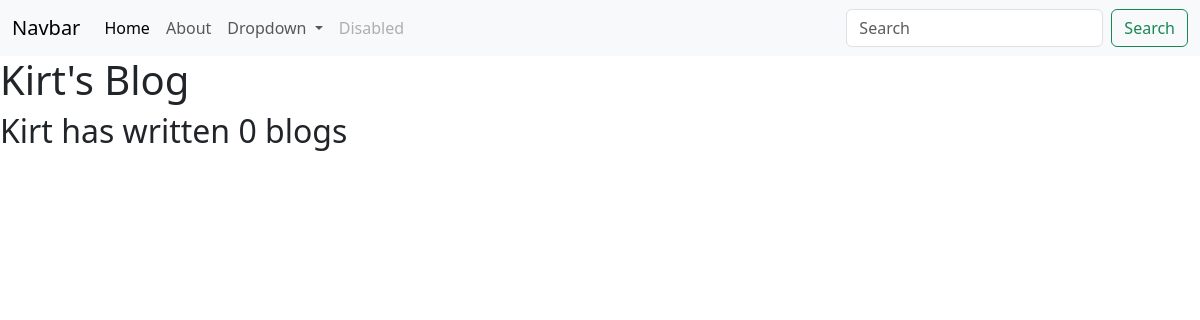
/blog, run on an earlier commit of the app's database.
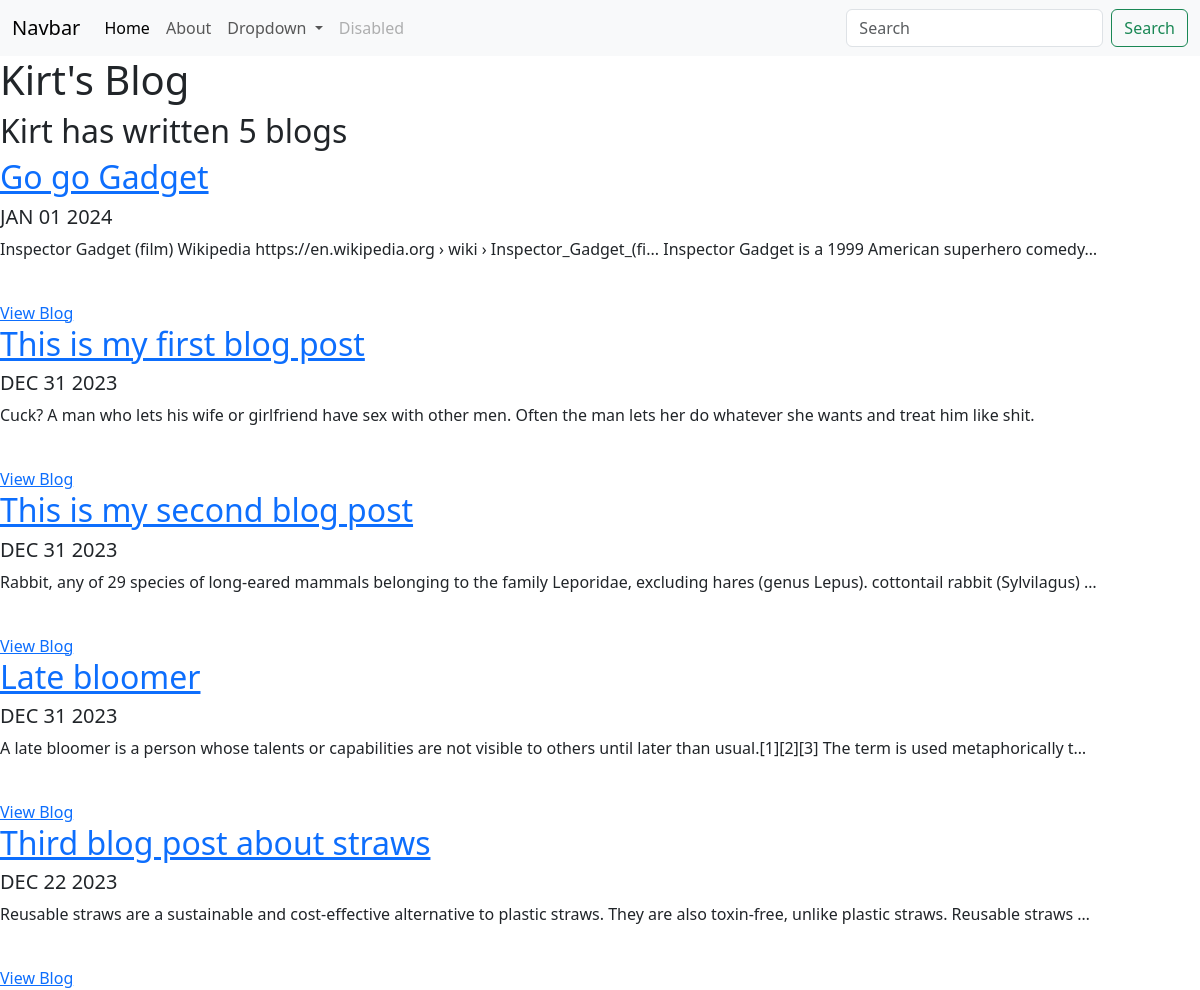
And on a later commit of the database.
### blog/models.py (models this page shows, shortened)
class Blog(models.Model):
    title = models.CharField(max_length=200)
    description = models.TextField()
    date = models.DateField()

### blog/views.py (the view)
# urls.py: path("", views.all_blogs, name="all_blogs"),
def all_blogs(request):
    Blogs = Blog.objects.order_by("-date")  # -date is for descending order
    return render(request, "blog/all_blogs.html", {"blogs": Blogs})

### blog/templates/blog/all_blogs.html (shortened to what this page needs)
<!DOCTYPE html>
{% extends 'portfolio/base.html'%} {% block content %}
<h1>Kirt's Blog</h1>
<h2>Kirt has written {{ blogs.count }} blog{{ blogs.count | pluralize }}</h2>
{% for blog in blogs %}
<a href="{% url 'blog:detail' blog.id %}"><h2>{{ blog.title }}</h2></a>
<h5>{{ blog.date|date:'M d Y' | upper }}</h5>
<p>{{ blog.description | truncatechars:150}}</p>
<br />
<a href="{{ blog.url }}">View Blog</a>
{% endfor %} {% endblock %}

What changed in the data, as far as the page shows it:
added Blog: title "Go go Gadget", date "JAN 01 2024", description "Inspector Gadget (film) Wikipedia https://en.wikipedia.org › wiki › Inspector_Gadget_(fi... Inspector Gadget is a 1999 American superhero comedy…"
added Blog: title "This is my first blog post", date "DEC 31 2023", description "Cuck? A man who lets his wife or girlfriend have sex with other men. Often the man lets her do whatever she wants and treat him like shit."
added Blog: title "This is my second blog post", date "DEC 31 2023", description "Rabbit, any of 29 species of long-eared mammals belonging to the family Leporidae, excluding hares (genus Lepus). cottontail rabbit (Sylvilagus) …"
added Blog: title "Late bloomer", date "DEC 31 2023", description "A late bloomer is a person whose talents or capabilities are not visible to others until later than usual.[1][2][3] The term is used metaphorically t…"
added Blog: title "Third blog post about straws", date "DEC 22 2023", description "Reusable straws are a sustainable and cost-effective alternative to plastic straws. They are also toxin-free, unlike plastic straws. Reusable straws …"
Also different on the page:
{{ blogs.count }}: "0" → "5"
